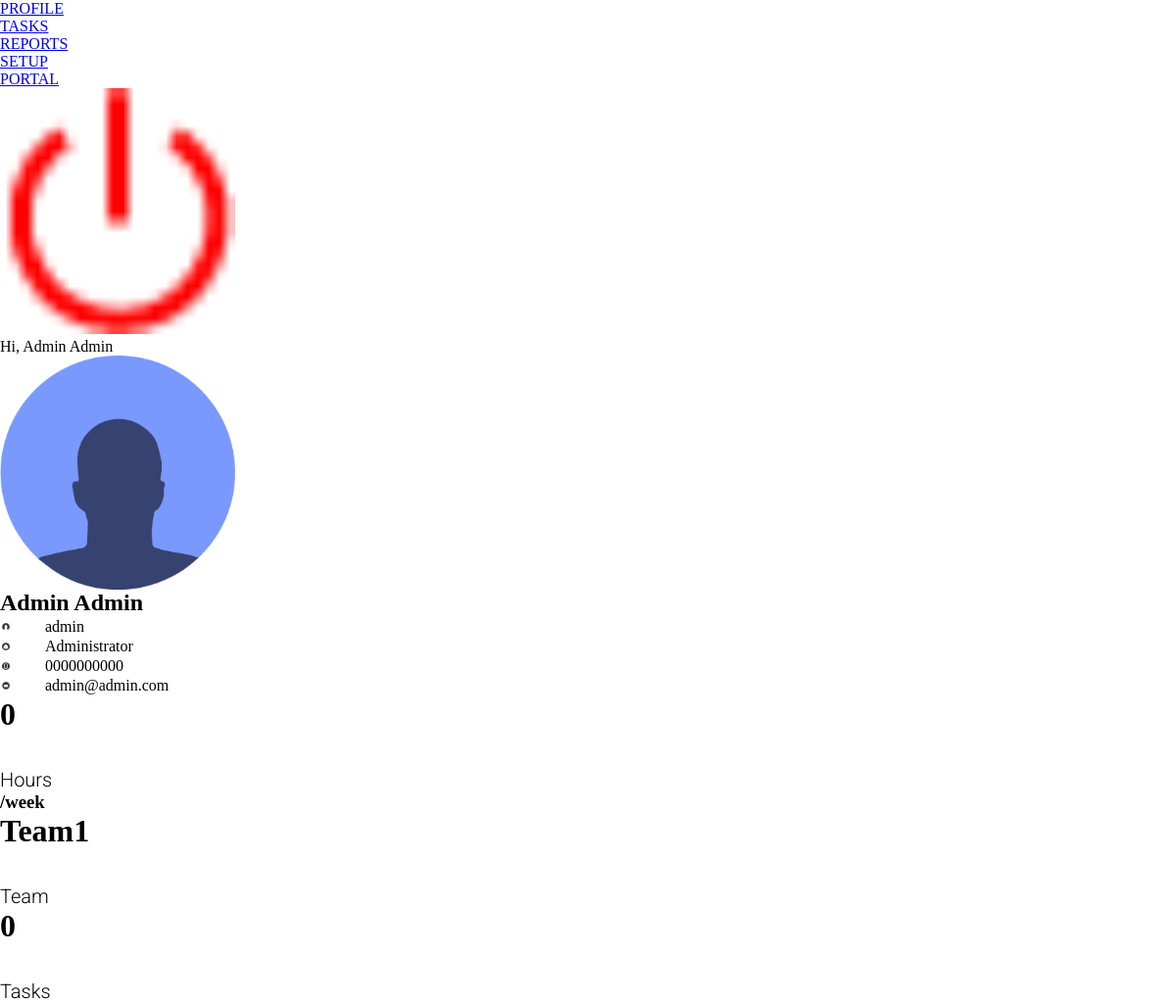
The page /site/index.php on the database its author committed.
### tables this page shows
CREATE TABLE IF NOT EXISTS `user` (
  `user_id` int(11) NOT NULL,
  `user_login` text NOT NULL,
  `user_password` text NOT NULL,
  `user_first_name` text NOT NULL,
  `user_last_name` text NOT NULL,
  `user_type_id` int(11) NOT NULL,
  `user_tel` text,
  `user_mail` text NOT NULL
);

CREATE TABLE IF NOT EXISTS `user_type` (
  `user_type_id` int(11) NOT NULL,
  `user_type_description` text NOT NULL
);

CREATE TABLE IF NOT EXISTS `team` (
  `team_id` int(11) NOT NULL,
  `team_description` text NOT NULL
);

### site/index.php (the view, shortened to what this page needs)
<?php
	$username = "admin";
	$servername = "localhost";
	$user_db = "root";
	$password_db = "";
	$dbname = "ocAppDB";
$conn = new mysqli($servername, $user_db, $password_db, $dbname);
$user_id = "";
$user_name = "";
$user_type_id = "";
$user_tel = "";
$user_mail = "";
$sql = "SELECT user_id, user_first_name, user_last_name, user_type_id, user_tel, user_mail FROM User WHERE user_login = '{$username}'";
$result = mysqli_query($conn, $sql);
if (mysqli_num_rows($result)) {
    $row = mysqli_fetch_assoc($result);
    $user_id = $row["user_id"];
    $user_name = $row["user_first_name"] . " " . $row["user_last_name"];
    $user_type_id = $row["user_type_id"];
    $user_tel = $row["user_tel"];
    $user_mail = $row["user_mail"];
}
$sql2 = "SELECT user_type_description FROM User_type WHERE user_type_id = '{$user_type_id}'";
$result2 = mysqli_query($conn, $sql2);
if (mysqli_num_rows($result2)) {
	$row = mysqli_fetch_assoc($result2);
	$user_type_id = $row["user_type_description"];
}
$sql3 = "SELECT team_id FROM User_team WHERE user_id='{$user_id}'";
$result3 = mysqli_query($conn, $sql3);
if (mysqli_num_rows($result3)) {
	$row = mysqli_fetch_assoc($result3);
	$user_team = $row["team_id"];
}
$sql4 = "SELECT team_description FROM Team WHERE team_id='{$user_team}'";
$result4 = mysqli_query($conn, $sql4);
if (mysqli_num_rows($result4)) {
	$row = mysqli_fetch_assoc($result4);
	$user_team = $row["team_description"];
}
$hours_tasks = 0;
$number_tasks = 0;
?>
<html>
<head>
	<link href="styles/index.css" rel="stylesheet">
</head>
<body>
	<nav>
		<ul>
			<li> <a href="#" class="active"> PROFILE </a> </li>
			<li> <a href="#"> TASKS </a> </li>
			<li> <a href="#"> REPORTS </a> </li>
			<li> <a href="#"> SETUP </a> </li>
			<li> <a href="#"> PORTAL </a> </li>
			<li class="right img"> <a href="#"> <img src="img/logoutIcon.png" alt="Logout"> </a> </li>
			<li class="right"> Hi, <?php echo $user_name ?> </li>
		</ul>
	</nav>
	<content>
		<article class="artLeft">
			<img src="img/pictureIcon.png">
		</article>
		<article class="artRight">
			<h1> <?php echo $user_name ?> </h1>
			<table>
				<tr>
					<td><img src="img/loginIcon.png" class="icon"></td>
					<td valign="middle"><?php echo $username ?></td>
				</tr>
				<tr>
					<td><img src="img/userTypeIcon.png" class="icon"></td>
					<td valign="middle"><?php echo $user_type_id ?></td>
				</tr>
				<tr>
					<td><img src="img/phoneIcon.png" class="icon"></td>
					<td valign="middle"><?php echo $user_tel ?></td>
				</tr>
				<tr>
					<td><img src="img/emailIcon.png" class="icon"></td>
					<td valign="middle"><?php echo $user_mail ?></td>
				</tr>
			</table>
		</article>
	</content>
	<footer>
		<div class="footLeft">
			<h1 class="test"> <?php echo $hours_tasks ?> </h1>
			<h2 class="test"> Hours </h2>
			<h3 class="test"> /week </h3>
		</div>
		<div class="footMid">
			<h1 class="test"> <?php echo $user_team ?> </h1>
			<h2 class="test"> Team </h2>
		</div>
		<div class="footRight">
			<h1 class="test"> <?php echo $number_tasks ?> </h1>
			<h2 class="test"> Tasks </h2>
		</div>
	</footer>
</body>
</html>

### site/styles/index.css (style rules this page uses)
h2 { font-family: 'Roboto', sans-serif; font-weight: 300; font-size: 20px; margin-top: 3%; }
img { width: 20%; }
*, *:after, *:before { -webkit-box-sizing: border-box; -moz-box-sizing: border-box; -ms-box-sizing: border-box; -o-box-sizing: border-box; box-sizing: border-box; padding: 0; margin: 0; }

### rows shown on the page
user: user_name "Admin Admin", user_tel "0000000000", user_mail "admin@admin.com"
user_type: user_type_description "Administrator"
team: team_description "Team1"

### other values the page prints
$username "admin"
$hours_tasks "0"
$number_tasks "0"
